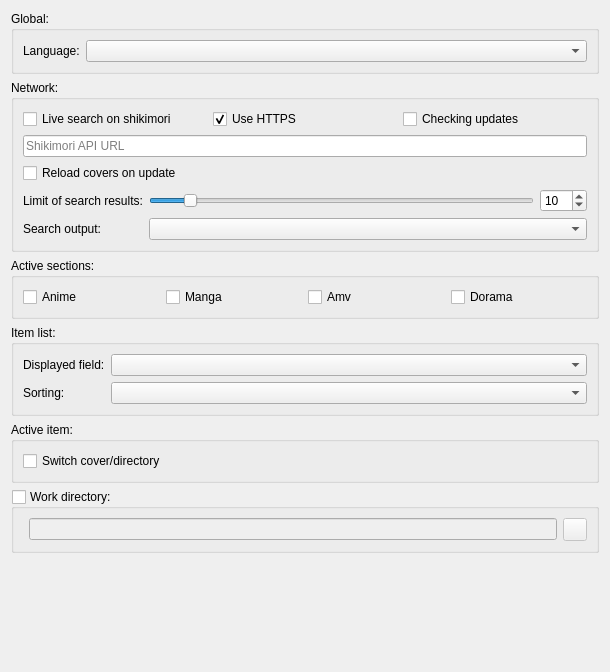
          <widget class="QWidget" name="scrollAreaWidgetContents">
           <property name="geometry">
            <rect>
             <x>0</x>
             <y>0</y>
             <width>610</width>
             <height>672</height>
            </rect>
           </property>
           <layout class="QVBoxLayout" name="verticalLayout_4">
            <item>
             <widget class="QGroupBox" name="GroupBox_Global">
              <property name="autoFillBackground">
               <bool>true</bool>
              </property>
              <property name="title">
               <string>Global:</string>
              </property>
              <layout class="QFormLayout" name="formLayout_3">
               <property name="fieldGrowthPolicy">
                <enum>QFormLayout::AllNonFixedFieldsGrow</enum>
               </property>
               <item row="0" column="0">
                <widget class="QLabel" name="Label_Language">
                 <property name="text">
                  <string>Language:</string>
                 </property>
                 <property name="buddy">
                  <cstring>ComboBox_Language</cstring>
                 </property>
                </widget>
               </item>
               <item row="0" column="1">
                <widget class="QComboBox" name="ComboBox_Language"/>
               </item>
              </layout>
             </widget>
            </item>
            <item>
             <widget class="QGroupBox" name="GroupBox_Network">
              <property name="title">
               <string>Network:</string>
              </property>
              <layout class="QVBoxLayout" name="verticalLayout_8">
               <item>
                <layout class="QHBoxLayout" name="horizontalLayout_23">
                 <property name="topMargin">
                  <number>0</number>
                 </property>
                 <item>
                  <widget class="QCheckBox" name="ChBox_SearchOnShikimori">
                   <property name="text">
                    <string>Live search on shikimori</string>
                   </property>
                  </widget>
                 </item>
                 <item>
                  <widget class="QCheckBox" name="ChBox_https">
                   <property name="text">
                    <string>Use HTTPS</string>
                   </property>
                   <property name="checked">
                    <bool>true</bool>
                   </property>
                  </widget>
                 </item>
                 <item>
                  <widget class="QCheckBox" name="ChBox_CheckForUpdate">
                   <property name="text">
                    <string>Checking updates</string>
                   </property>
                  </widget>
                 </item>
                </layout>
               </item>
               <item>
                <widget class="QLineEdit" name="LineEdit_ShikimiriApiURL">
                 <property name="placeholderText">
                  <string>Shikimori API URL</string>
                 </property>
                </widget>
               </item>
               <item>
                <layout class="QFormLayout" name="formLayout_7">
                 <property name="topMargin">
                  <number>0</number>
                 </property>
                 <item row="1" column="0">
                  <widget class="QLabel" name="Label_SearchLimit">
                   <property name="text">
                    <string>Limit of search results:</string>
                   </property>
                  </widget>
                 </item>
                 <item row="2" column="0">
                  <widget class="QLabel" name="Label_SearchOutput">
                   <property name="text">
                    <string>Search output:</string>
                   </property>
                  </widget>
                 </item>
                 <item row="2" column="1">
                  <widget class="QComboBox" name="ComboBox_SearchOutput"/>
                 </item>
                 <item row="1" column="1">
                  <layout class="QHBoxLayout" name="HLay_SearchLimit">
                   <item>
                    <widget class="QSlider" name="HSlider_SearchLimit">
                     <property name="minimum">
                      <number>1</number>
                     </property>
                     <property name="maximum">
                      <number>100</number>
                     </property>
                     <property name="value">
                      <number>10</number>
                     </property>
                     <property name="orientation">
                      <enum>Qt::Horizontal</enum>
                     </property>
                    </widget>
                   </item>
                   <item>
                    <widget class="QSpinBox" name="SpinBox_SearchLimit">
                     <property name="correctionMode">
                      <enum>QAbstractSpinBox::CorrectToPreviousValue</enum>
                     </property>
                     <property name="showGroupSeparator" stdset="0">
                      <bool>false</bool>
                     </property>
                     <property name="minimum">
                      <number>1</number>
                     </property>
                     <property name="maximum">
                      <number>100</number>
                     </property>
                     <property name="value">
                      <number>10</number>
                     </property>
                    </widget>
                   </item>
                  </layout>
                 </item>
                 <item row="0" column="0" colspan="2">
                  <widget class="QCheckBox" name="ChBox_DownloadCovers">
                   <property name="text">
                    <string>Reload covers on update</string>
                   </property>
                  </widget>
                 </item>
                </layout>
               </item>
              </layout>
             </widget>
            </item>
            <item>
             <widget class="QGroupBox" name="GroupBox_ActiveSections">
              <property name="sizePolicy">
               <sizepolicy hsizetype="Preferred" vsizetype="Maximum">
                <horstretch>0</horstretch>
                <verstretch>0</verstretch>
               </sizepolicy>
              </property>
              <property name="title">
               <string>Active sections:</string>
              </property>
              <layout class="QHBoxLayout" name="horizontalLayout">
               <item>
                <widget class="QCheckBox" name="ChBox_AS_Anime">
                 <property name="text">
                  <string>Anime</string>
                 </property>
                </widget>
               </item>
               <item>
                <widget class="QCheckBox" name="ChBox_AS_Manga">
                 <property name="text">
                  <string>Manga</string>
                 </property>
                </widget>
               </item>
               <item>
                <widget class="QCheckBox" name="ChBox_AS_Amv">
                 <property name="text">
                  <string>Amv</string>
                 </property>
                </widget>
               </item>
               <item>
                <widget class="QCheckBox" name="ChBox_AS_Dorama">
                 <property name="text">
                  <string>Dorama</string>
                 </property>
                </widget>
               </item>
              </layout>
             </widget>
            </item>
            <item>
             <widget class="QGroupBox" name="GroupBox_ItemList">
              <property name="title">
               <string comment="Current active element">Item list:</string>
              </property>
              <layout class="QFormLayout" name="formLayout">
               <item row="2" column="0">
                <widget class="QLabel" name="Label_Sorting">
                 <property name="text">
                  <string>Sorting:</string>
                 </property>
                 <property name="buddy">
                  <cstring>ComboBox_ItemList_Sorting</cstring>
                 </property>
                </widget>
               </item>
               <item row="2" column="1">
                <widget class="QComboBox" name="ComboBox_ItemList_Sorting"/>
               </item>
               <item row="0" column="0">
                <widget class="QLabel" name="Label_DisplayedField">
                 <property name="text">
                  <string>Displayed field:</string>
                 </property>
                 <property name="buddy">
                  <cstring>ComboBox_ItemList_DisplayedField</cstring>
                 </property>
                </widget>
               </item>
               <item row="0" column="1">
                <widget class="QComboBox" name="ComboBox_ItemList_DisplayedField">
                 <property name="enabled">
                  <bool>true</bool>
                 </property>
                </widget>
               </item>
              </layout>
             </widget>
            </item>
            <item>
             <widget class="QGroupBox" name="GroupBox_ActiveItem">
              <property name="title">
               <string>Active item:</string>
              </property>
              <layout class="QFormLayout" name="formLayout_2">
               <item row="0" column="0" colspan="2">
                <widget class="QCheckBox" name="ChBox_SwitchCoverOrDir">
                 <property name="text">
                  <string>Switch cover/directory</string>
                 </property>
                </widget>
               </item>
              </layout>
             </widget>
            </item>
            <item>
             <widget class="QGroupBox" name="groupBox">
              <property name="title">
               <string>Work directory:</string>
              </property>
              <property name="checkable">
               <bool>true</bool>
              </property>
              <property name="checked">
               <bool>false</bool>
              </property>
              <layout class="QFormLayout" name="formLayout_5">
               <item row="0" column="1">
                <layout class="QHBoxLayout" name="horizontalLayout_8">
                 <item>
                  <widget class="QLineEdit" name="LineEdit_WorkDir">
                   <property name="dragEnabled">
                    <bool>true</bool>
                   </property>
                   <property name="clearButtonEnabled">
                    <bool>true</bool>
                   </property>
                  </widget>
                 </item>
                 <item>
                  <widget class="QToolButton" name="TBtn_WorkDir_Choose">
                   <property name="text">
                    <string/>
                   </property>
                   <property name="icon">
                    <iconset resource="resource.qrc">
                     <normaloff>:/images/folder.png</normaloff>:/images/folder.png</iconset>
                   </property>
                  </widget>
                 </item>
                </layout>
               </item>
              </layout>
             </widget>
            </item>
            <item>
             <spacer name="VSpacer_General">
              <property name="orientation">
               <enum>Qt::Vertical</enum>
              </property>
              <property name="sizeHint" stdset="0">
               <size>
                <width>20</width>
                <height>40</height>
               </size>
              </property>
             </spacer>
            </item>
           </layout>
          </widget>
